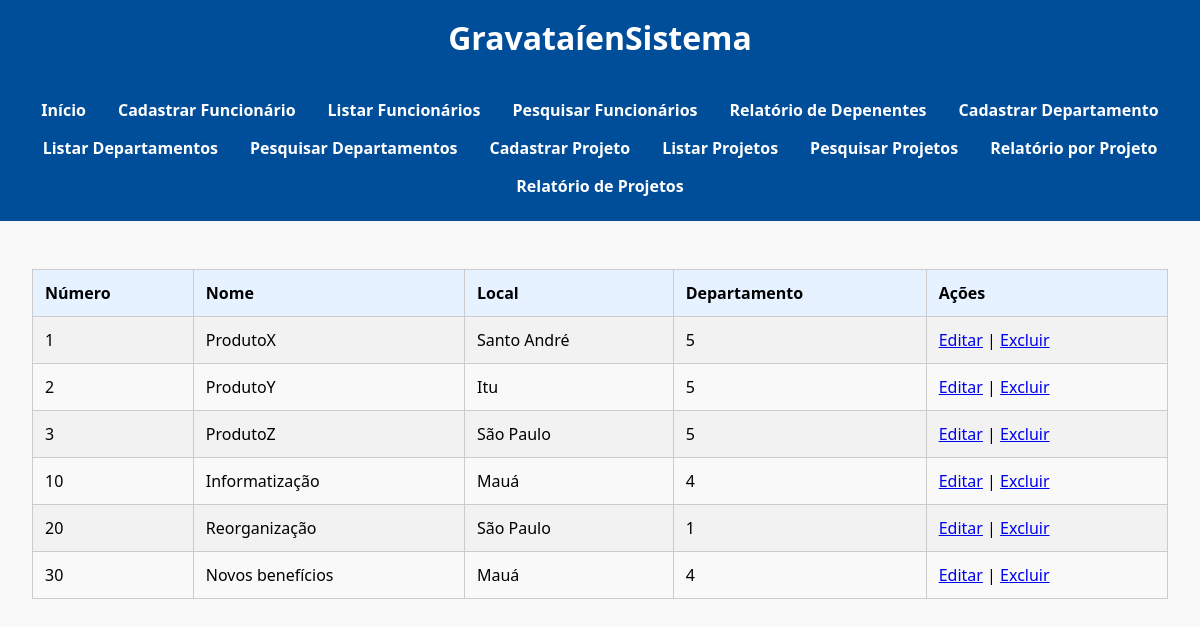
Page /lista_projeto.php on the committed database.
### tables this page shows
CREATE TABLE `projeto` (
  `Projnome` varchar(100) DEFAULT NULL,
  `Projnumero` int(11) NOT NULL,
  `Projlocal` varchar(100) DEFAULT NULL,
  `Dnum` int(11) DEFAULT NULL
);

### lista_projeto.php (the view)
<?php
include("conexao.php");
include('header.php');
$result = $conn->query("SELECT * FROM PROJETO");
echo "<table border='1'>
<tr><th>Número</th><th>Nome</th><th>Local</th><th>Departamento</th><th>Ações</th></tr>";
while ($row = $result->fetch_assoc()) {
    echo "<tr>
        <td>{$row['Projnumero']}</td>
        <td>{$row['Projnome']}</td>
        <td>{$row['Projlocal']}</td>
        <td>{$row['Dnum']}</td>
        <td>
            <a href='editar_projeto.php?projnumero={$row['Projnumero']}'>Editar</a> |
            <a href='excluir_projeto.php?projnumero={$row['Projnumero']}' onclick='return confirm(\"Deseja excluir? Não há volta!!!\")'>Excluir</a>
        </td>
    </tr>";
}
echo "</table>";

### style.css (style rules this page uses)
body { font-family: 'Segoe UI', Tahoma, Geneva, Verdana, sans-serif; margin: 0; background-color: #f9f9f9; }
table { width: 100%; border-collapse: collapse; margin-top: 1rem; }
table, th, td { border: 1px solid #ccc; }
th, td { padding: 0.75rem; text-align: left; }
th { background-color: #e6f2ff; }
tr:nth-child(even) { background-color: #f2f2f2; }

### rows in the picture
projeto: Projnumero "1", Projnome "ProdutoX", Projlocal "Santo André", Dnum "5"
projeto: Projnumero "2", Projnome "ProdutoY", Projlocal "Itu", Dnum "5"
projeto: Projnumero "3", Projnome "ProdutoZ", Projlocal "São Paulo", Dnum "5"
projeto: Projnumero "10", Projnome "Informatização", Projlocal "Mauá", Dnum "4"
projeto: Projnumero "20", Projnome "Reorganização", Projlocal "São Paulo", Dnum "1"
projeto: Projnumero "30", Projnome "Novos benefícios", Projlocal "Mauá", Dnum "4"
